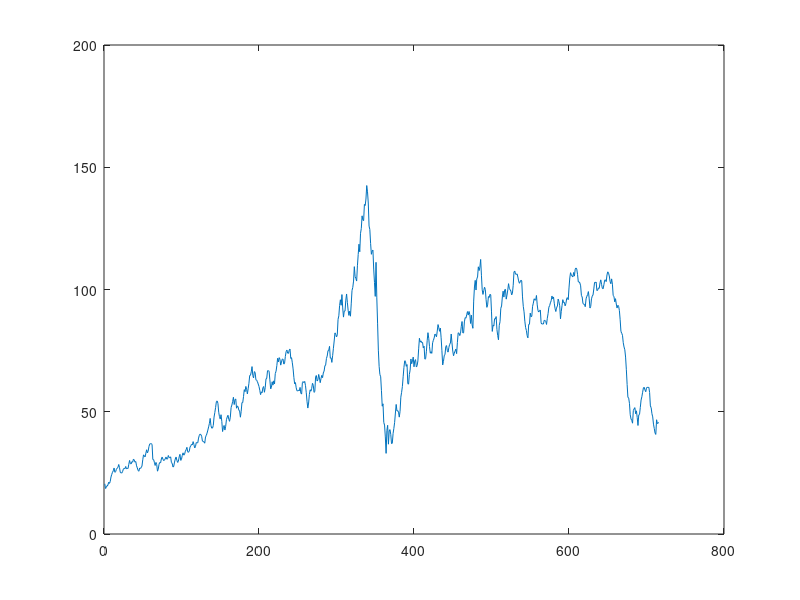

The MATLAB source for this figure: (Note: this script raises an error after producing the figure.)
%% This is the main code for our project "Augmented support vector regression with autoregressive process via iterative procedure".
%% Jinran Wu (email: jinran.wu@hdr.qut.edu.au) and You-Gan Wang (email: you-gam.wang@qut.edu.au)
%% School of Mathematical Sciences, Queensland Univerisity of Technology, Brisbane 4001, QLD, Australia
%% %%%%%%%%%%%%%%%%%%%%%%%%%%%%%%%%%%%%%%%%%%%%%%%%%%%%%%%%%%%%%%%%%%%%%%%%%%%%%%%%%%%%%%%%%%%%%%%%%%%%%%%%%%%%%%%%%%%%%
%% %%%%%%%%%%%%%%%%%%%%%%%%%%%%%%%%%%%%%%TemporalSVR framework%%%%%%%%%%%%%%%%%%%%%%%%%%%%%%%%%%%%%%%%%%%%%%%%%%%%%%%%%%
%% %%%%%%%%%%%%%%%%%%%%%%%%%%%%%%%%%%%%%%%%%%%%%%%%%%%%%%%%%%%%%%%%%%%%%%%%%%%%%%%%%%%%%%%%%%%%%%%%%%%%%%%%%%%%%%%%%%%%%
%%
%% Clear the environment
%% Crude Oil price forecasting
%% Clear the environment
clc,clear
load crude_data
plot(data(1:716))
DataSet=[data(2:716,1),normalize([data(2:716,2:10),data(1:715,1)])];
%%
for i=1:1
InputTrain=DataSet(1:599+i,2:11);
OutputTrain=DataSet(1:599+i,1);
InputTest=DataSet(600+i,2:11);
OutputTest=DataSet(600+i,1);
%%
C=quantile(abs(OutputTrain),0.95);
g=0.01;
Epsilon=iqr(OutputTrain)/13.49;
[Alpha, Flag, B]=BasicSVR(InputTrain',OutputTrain', Epsilon, C,g);
BasicFitting=SVRPred(Alpha,Flag,B,InputTrain',g, InputTrain');
BasicPrediction(i)=SVRPred(Alpha,Flag,B,InputTrain',g, InputTest');
% Initialized series U
BasicU_Series=OutputTrain-BasicFitting';
% the temporal lag P
TemporalUInputTrain=[BasicU_Series(1:end-2)'; BasicU_Series(2:end-1)' ];
TemporalXInputTrain=InputTrain(3:end,:);
TemporalYOutTrain=OutputTrain(3:end);
% basic temporlSVR training
sigma=1;
[Alpha1, Flag1, B1]=TemporalSVR(TemporalXInputTrain',TemporalUInputTrain,TemporalYOutTrain',Epsilon,C,g,sigma);
% for iter=1:MaxIter
TemporalFitting1=TemporalSVRPred(Alpha1,Flag1,B1,TemporalXInputTrain',TemporalUInputTrain,g,TemporalXInputTrain',TemporalUInputTrain);
%figure(1)
%plot(TemporalXInputTrain,TrueTrain(2:end),'.k')
%hold on
%plot(TemporalXInputTrain,BasicFitting(2:end),'.r')
%hold on
%plot(TemporalXInputTrain,TemporalFitting1,'.b')
% Parameter estimation
x0=[1 1];
lb=[0 0];
ub=[];
A = [];
b = [];
Aeq = [];
beq = [];
ParameterEstor=fmincon(@(Para)epilossFix(Para, TemporalFitting1, TemporalYOutTrain),x0,A,b,Aeq,beq,lb,ub);
ep=ParameterEstor(1);
SD=ParameterEstor(2);
% Now we fix epsilon and scale to update omega, phi, and b.
SigmaValue=SD;
CT=quantile(abs(TemporalYOutTrain./SigmaValue),0.95);
EpsilonT=ep;
[Alpha2, Flag2, B2]=TemporalSVR(TemporalXInputTrain',TemporalUInputTrain,TemporalYOutTrain',EpsilonT,CT,g,SigmaValue);
% Now we update series U
BasicFitting3=SVRPred(Alpha2,Flag2,B2,TemporalXInputTrain',g, InputTrain');
NewU_Series=OutputTrain-BasicFitting3';
% Fix epsilon and scale, update omega, phi and b by new Useries
NewTemporalUInputTrain=[NewU_Series(1:end-2)';NewU_Series(2:end-1)'];
[Alpha1, Flag1, B1]=TemporalSVR(TemporalXInputTrain',NewTemporalUInputTrain,TemporalYOutTrain',EpsilonT,CT,g,SigmaValue);
%% AIC calculation
K=2;
TemporalFittingFinal=TemporalSVRPred(Alpha1,Flag1,B1,TemporalXInputTrain',NewTemporalUInputTrain,g,TemporalXInputTrain',NewTemporalUInputTrain);
errors=TemporalYOutTrain-TemporalFittingFinal';
AIC_Value(i)=CalculateAIC(K,ep,SD,errors);
%end %  you can set the MaxIteration here
TemporalInputTest=NewU_Series(end);
TemporalPrediction(i)=TemporalSVRPred(Alpha1,Flag1,B1,TemporalXInputTrain',NewTemporalUInputTrain,g,InputTest',TemporalInputTest);
i
end
TrueResponse=DataSet(601:end,1)';
Temporal_MAE=mean(abs(TemporalPrediction-TrueResponse))
Basic_MAE=mean(abs(BasicPrediction-TrueResponse))
Temporal_RMAE=sqrt(mean((TemporalPrediction-TrueResponse).^2))
Basic_RMAE=sqrt(mean((BasicPrediction-TrueResponse).^2))
figure(1)
plot(TrueResponse)
hold on
plot(TemporalPrediction,'r')
hold on
plot(BasicPrediction,'g')
figure(2)
subplot(2,1,1)
parcorr(NewU_Series)
subplot(2,1,2)
autocorr(NewU_Series)